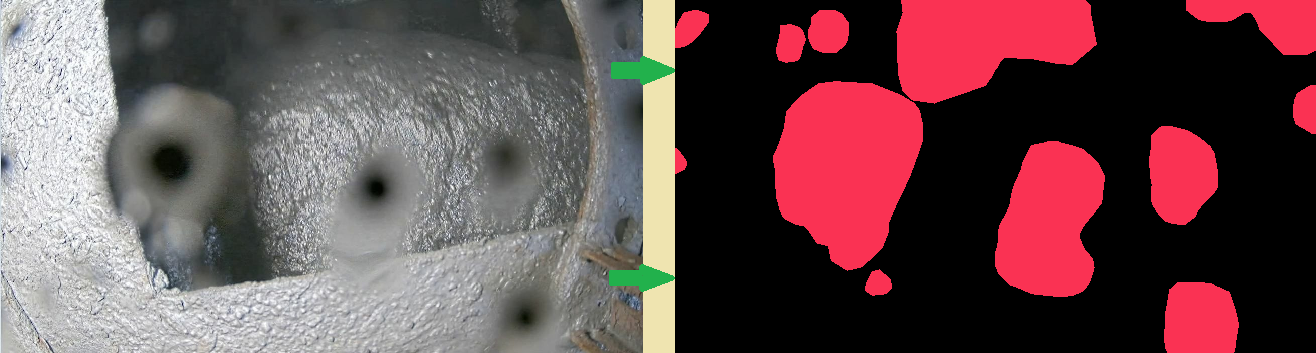
#> input picture utils/task_example.png, 1316 x 353 px; its folder holds only this picture in this run
$ python -i convert_dataset.py   (imports and definitions only)
#> lines starting #> are read from the running program, lines starting #| are printed output that depends on the picture; after the words box and inside, x2 and y2 are one past the last pixel; in counts of white or black regions, pixels touching at a corner belong together
import os
import cv2
import shutil
from sklearn.model_selection import train_test_split
import numpy as np

IMAGES_DIR = 'cv_open_dataset/open_img'  # Путь к вашему датасету с изображениями
MASKS_DIR = 'cv_open_dataset/open_msk'  # Путь к вашему датасету с масками
OUTPUT_DIR = 'dataset_for_training_yolo'  # Путь к выходной директории
TRAIN_SIZE = 0.8  # Процент обучающей выборки

# [4 lines not run here, left out]

# [1 line that did not run here, left out]
# [1 line that did not run here, left out]
# [7 lines not run here, left out]

# [1 line that did not run here, left out]

def convert_mask_to_yolo(mask_path, out):
    # Открываем изображение
#> called with mask_path = '../utils/task_example.png', out = 'out.png'
    image = cv2.imread(mask_path)
#> image is the input picture: shape (353, 1316, 3); mean B, G, R 80.7, 77.7, 105.3

    if image is None:
        print(f"Не удалось открыть изображение: {mask_path}")
        return

    height, width = image.shape[:2]
#> height = 353; width = 1316

    # Создаем маску для черного цвета
    black_mask = cv2.inRange(image, (0, 0, 0), (50, 50, 50))
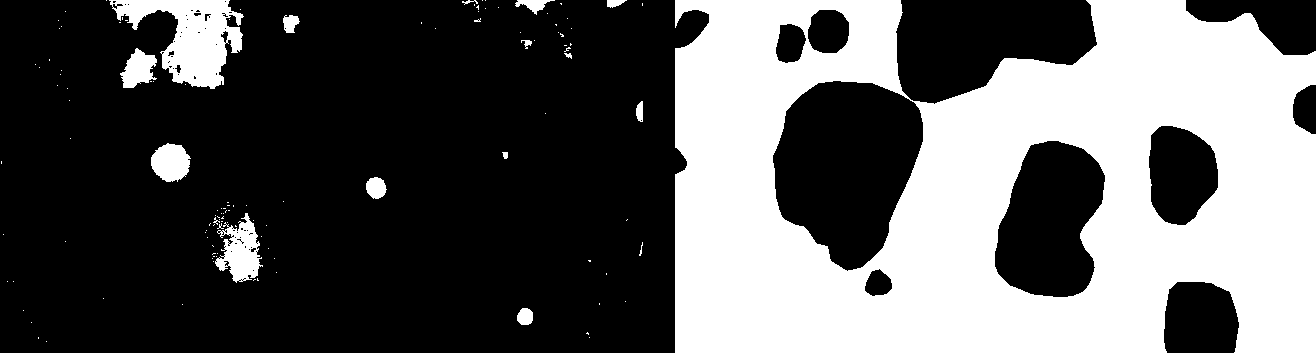
#> black_mask: shape (353, 1316); 36.7% white; 121 white regions (105 under 20 px), largest, box (x1, y1, x2, y2) and area: (675, 0, 1316, 353) 159023, (109, 0, 244, 89) 5900, (215, 213, 263, 283) 1793

    # Создаем новое изображение, где черный цвет остается, а остальные цвета становятся белыми
    new_image = np.ones_like(image) * 255  # Начинаем с белого изображения
    new_image[black_mask > 0] = [0, 0, 0]  # Заменяем черные пиксели

    # Преобразуем в градации серого для нахождения контуров
    gray_image = cv2.cvtColor(new_image, cv2.COLOR_BGR2GRAY)

    # Находим контуры
    contours, _ = cv2.findContours(gray_image, cv2.RETR_EXTERNAL, cv2.CHAIN_APPROX_SIMPLE)

    # Сохраняем контуры в текстовом формате
    output_file_name = os.path.splitext(os.path.basename(mask_path))[0] + '.txt'
    output_file_path = os.path.join(OUTPUT_DIR, out, output_file_name)

    with open(output_file_path, 'w') as f:
        for index, contour in enumerate(contours):
            # Получаем координаты всех точек контура
            contour_points = contour.reshape(-1, 2)
            # Нормализуем координаты
            normalized_points = [(x / width, y / height) for x, y in contour_points]
            points_str = ' '.join(f"{x:.3f} {y:.3f}" for x, y in normalized_points)
            f.write(f"0 {points_str}\n")

# [4 lines not run here, left out]

>>> result = convert_mask_to_yolo('../utils/task_example.png', 'out.png')
